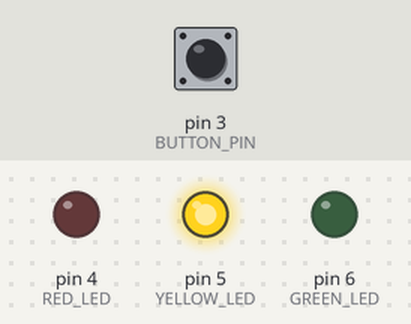
Recording of a program running on a simulated Arduino Uno, built with avr-gcc and run on an emulated ATmega328P. On the bench: output pins drawn as LEDs (lit = HIGH). Inputs (shaded band) come from the test bench; at power-on: pin 3 (BUTTON_PIN) HIGH.

Above: at 0.05 s.
Timing chart, 0 to 3.0 s (numbered marks = the images above):
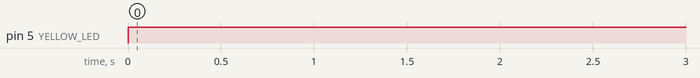

The program:

main.cpp
```cpp
#include <Arduino.h>

// Set up pin three to be an input (button connected to these)
const int BUTTON_PIN = 3;

// Set up 4, 5, 6 as an output (LEDs connected to these)
const int RED_LED = 4;
const int YELLOW_LED = 5;
const int GREEN_LED = 6;

/**
 * The time in ms the traffic light will remain with
 * the yellow light on
*/
const int YELLOW_PHASE_TIME = 1000;

/**
 * Variable to store the current state of the traffic light
*/
bool isGreen = false;

/**
 * Switch the traffic light from green to red
*/
void switchToRed()
{
  isGreen = false;

  digitalWrite(RED_LED, LOW);
  digitalWrite(YELLOW_LED, HIGH);
  digitalWrite(GREEN_LED, LOW);

  delay(YELLOW_PHASE_TIME);

  digitalWrite(RED_LED, HIGH);
  digitalWrite(YELLOW_LED, LOW);
  digitalWrite(GREEN_LED, LOW);
}

/**
 * Switch teh traffic light from red to green
*/
void switchToGreen()
{
  isGreen = true;

  digitalWrite(RED_LED, LOW);
  digitalWrite(YELLOW_LED, HIGH);
  digitalWrite(GREEN_LED, LOW);

  delay(YELLOW_PHASE_TIME);

  digitalWrite(RED_LED, LOW);
  digitalWrite(YELLOW_LED, LOW);
  digitalWrite(GREEN_LED, HIGH);
}

void setup()
{
  pinMode(BUTTON_PIN, INPUT);

  pinMode(RED_LED, OUTPUT);
  pinMode(YELLOW_LED, OUTPUT);
  pinMode(GREEN_LED, OUTPUT);

  digitalWrite(RED_LED, HIGH); // Set the traffic light to red initially as isGreen is set to false
}

void loop()
{

  // Check if the button is pressed
  if (digitalRead(BUTTON_PIN) == LOW)
    return; // If not do nothing

  // If the button is pressed and the light is
  // currently green switch it to red
  if (isGreen)
  {
    switchToRed();
    return;
  }

  // If the button is pressed and the light is
  // currently green switch it to green
  switchToGreen();
}
```

Measured:
- by itself, pin 5 (YELLOW_LED): LOW → HIGH at 0.00 s
- by itself, everything shown: repeats every 2.0 s, in 4 steps
